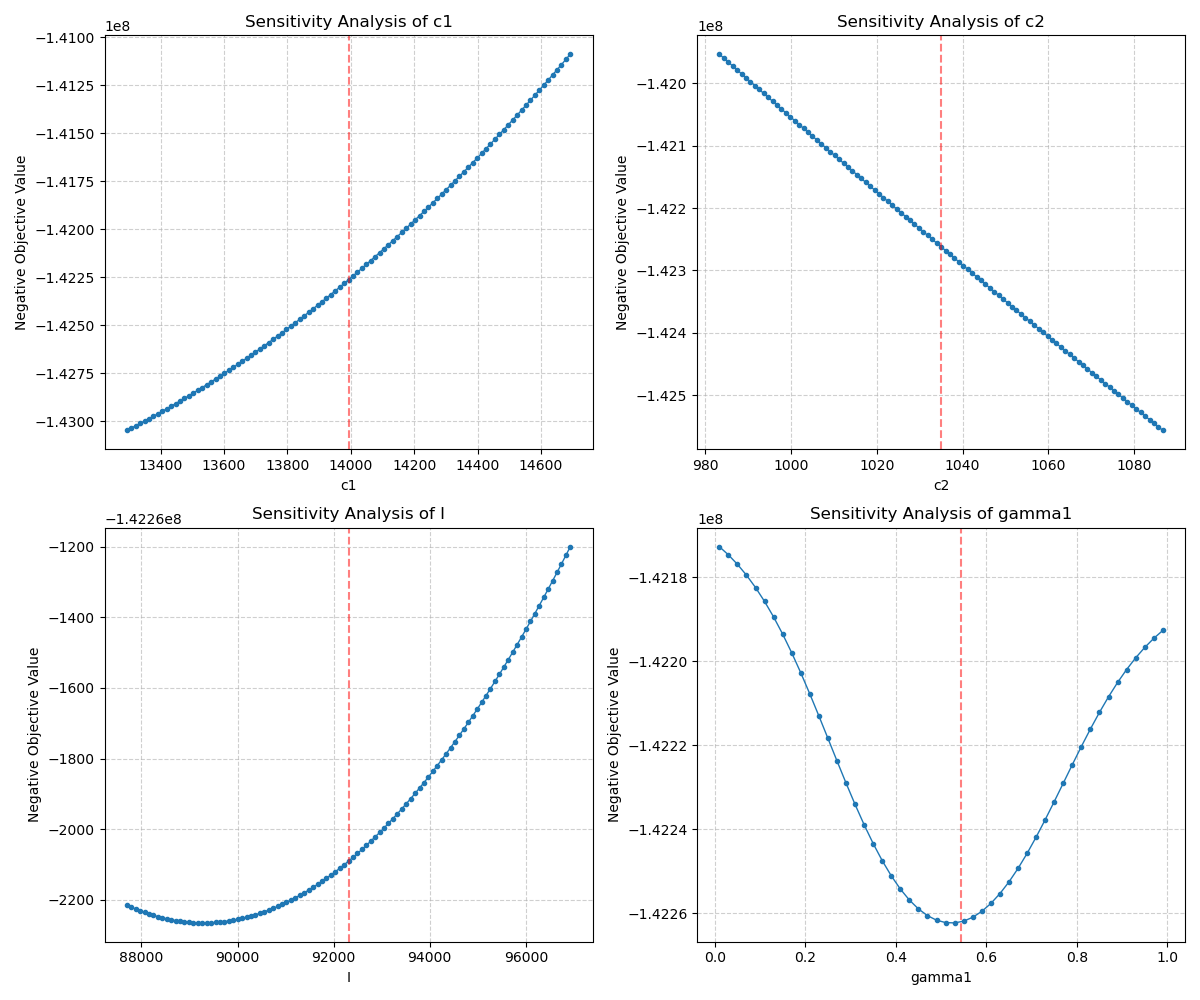

The script that drew this image:
import numpy as np
import matplotlib.pyplot as plt

# ==========================================
# 1. 引入核心计算逻辑 (保持与 PSO.py 一致)
# ==========================================

# --- 终极修正参数 (Final Fix Parameters) ---
S1_FIXED = 7774865.0 
BETA_1 = 2.155
BETA_2 = 1.0
GAMMA_1M = 120000.0  # 环境上限
GAMMA_2M = 100000.0  # 社会上限
GAMMA_0 = 10000.0
ALPHA = 1e-4
I_0 = 0
ERI_MAX = 200000.0
BETA = 1e-4
PEAK_START = 121
PEAK_END = 270
DAYS_PEAK = 150
DAYS_OFF = 215
P_PROFIT = 85.0  
B_CONST = 2000000 

def objective_function(x):
    """
    计算目标函数值 (返回负效用)
    """
    c1, c2, I, gamma1, x1, x2 = x
    
    # --- 硬性约束 (Penalty) ---
    penalty = 0
    if c1 < c2: penalty += 1e9
    if x1 < x2: penalty += 1e9
    if I < 0: penalty += 1e9
    if I > B_CONST * P_PROFIT: penalty += 1e9
    total_tourists_est = c1 * 150 + c2 * 215
    if x1 > total_tourists_est * 0.25 * P_PROFIT: penalty += 1e9

    if penalty > 0: return -1e15 # 违反约束返回极小值

    # --- 核心计算 ---
    gamma2 = 1 - gamma1
    I_daily = I / 365.0
    
    def logistic_gain(amount, gamma_val, limit):
        denom = 1 + (limit/GAMMA_0 - 1) * np.exp(-ALPHA * (gamma_val * amount - I_0))
        return limit / denom

    G_env = logistic_gain(I, gamma1, GAMMA_1M)
    G_soc = logistic_gain(I, gamma2, GAMMA_2M)

    total_U = 0
    S1_daily = S1_FIXED / 365.0
    
    # 拥堵系数
    CONGESTION_FACTOR = 0.0028 
    # 税收阻力
    TAX_QUAD_FACTOR = 8.0e-6 

    # 补贴挂钩惩罚
    target_subsidy = -2.5 * c2 * (DAYS_OFF / 365.0) 
    subsidy_penalty = 0
    if x2 > target_subsidy: 
        subsidy_penalty = -10.0 * abs(x2 - target_subsidy)

    for t in range(1, 366):
        is_peak = (PEAK_START <= t <= PEAK_END)
        if is_peak:
            N_t = c1
            f_t = x1 / DAYS_PEAK 
            cong_coeff = CONGESTION_FACTOR
            daily_subsidy_pen = 0
        else:
            N_t = c2
            f_t = x2 / DAYS_OFF
            cong_coeff = CONGESTION_FACTOR * 5.0 
            daily_subsidy_pen = subsidy_penalty / DAYS_OFF

        # P (Profit)
        P_t = (N_t * P_PROFIT) + (f_t - I_daily)
        # E (Environment)
        E_carbon = - N_t * 12.5 
        E_eri = (1 / (1 + BETA * N_t)) * ERI_MAX
        E_inv = G_env / 365.0
        E_t = E_carbon + E_eri + E_inv
        # S (Society)
        S_pos = S1_daily
        S_neg = -1 * cong_coeff * (N_t ** 2)
        if f_t > 0:
            S_tax_pain = -1 * TAX_QUAD_FACTOR * (f_t * DAYS_PEAK) ** 2 / 365.0
        else:
            S_tax_pain = 0
        S_soc_inv = G_soc / 365.0
        
        S_t = S_pos + S_neg + S_tax_pain + S_soc_inv + daily_subsidy_pen
        total_U += (P_t + E_t + S_t)

    return -total_U # 返回的是负数 (Negative Objective Value)

# ==========================================
# 2. 敏感性分析绘图逻辑
# ==========================================

# 定义基准最优解 (Standard Value, sigma)
# 这里填入你刚才 PSO 跑出来的最优结果
best_params = [
    13993,      # c1
    1035,       # c2
    92310.46,   # I
    0.5433,     # gamma1
    195643.33,  # x1
    -5797.52    # x2
]

# 变量名称映射
var_names = ['c1', 'c2', 'I', 'gamma1', 'x1', 'x2']
var_labels = ['Sensitivity Analysis of c1', 
              'Sensitivity Analysis of c2', 
              'Sensitivity Analysis of I', 
              'Sensitivity Analysis of gamma1']

# 设置画布
fig, axes = plt.subplots(2, 2, figsize=(12, 10))
axes = axes.flatten()

# 需要分析的前4个变量 (c1, c2, I, gamma1)
target_indices = [0, 1, 2, 3]

print("开始生成敏感性分析图表...")

for i, idx in enumerate(target_indices):
    ax = axes[i]
    current_val = best_params[idx]
    
    # --- 生成扫描区间 ---
    if idx == 3: # 如果是 gamma1
        # 论文图中 gamma1 是从 0 到 1 的完整曲线 (U型)
        x_range = np.linspace(0.01, 0.99, 50) 
    else:
        # 其他变量：论文通过 Monte Carlo 选取 sigma +/- 5%
        # 这里用 linspace 模拟 "101 values at equal intervals"
        lower_bound = current_val * 0.95
        upper_bound = current_val * 1.05
        x_range = np.linspace(lower_bound, upper_bound, 101)
    
    y_values = []
    
    # --- 计算每个点的效用 ---
    for val in x_range:
        # 复制一份参数，避免修改原列表
        temp_params = best_params.copy()
        # 修改当前变量的值
        temp_params[idx] = val
        
        # 计算效用 (得到的是负值)
        # 注意：论文图的 Y 轴是 "Negative Objective Value"
        # 我们的 objective_function 返回的就是 -U，正是图上需要的
        y_val = objective_function(temp_params)
        y_values.append(y_val)
    
    # --- 绘图 ---
    ax.plot(x_range, y_values, 'o-', markersize=3, linewidth=1)
    ax.set_title(var_labels[i])
    ax.set_xlabel(var_names[idx])
    ax.set_ylabel('Negative Objective Value')
    ax.grid(True, linestyle='--', alpha=0.6)
    
    # 标记最优值的位置
    ax.axvline(current_val, color='r', linestyle='--', alpha=0.5, label='Optimal')

plt.tight_layout()
plt.show()

print("绘图完成。请检查是否复现了论文中的曲线形态。")
